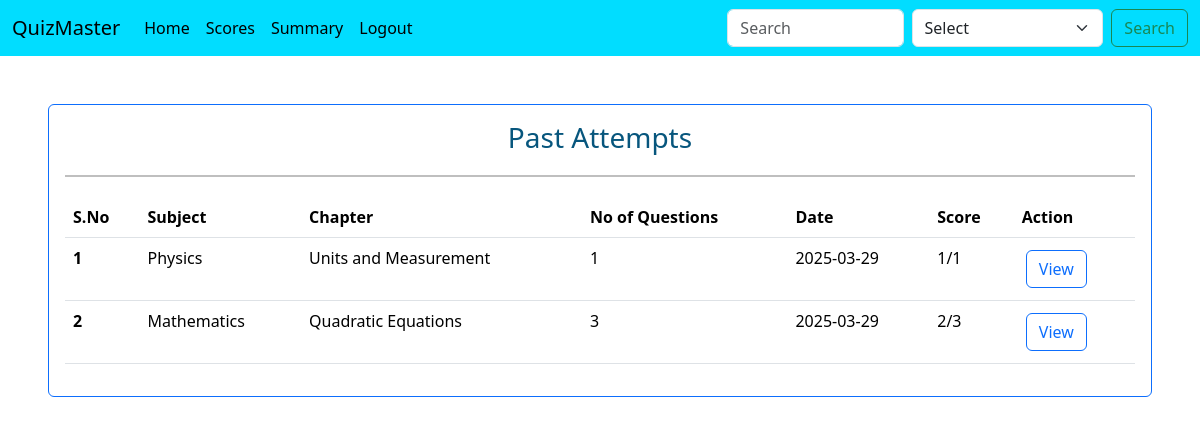
/scores (signed in), run on an earlier commit of the app's database.
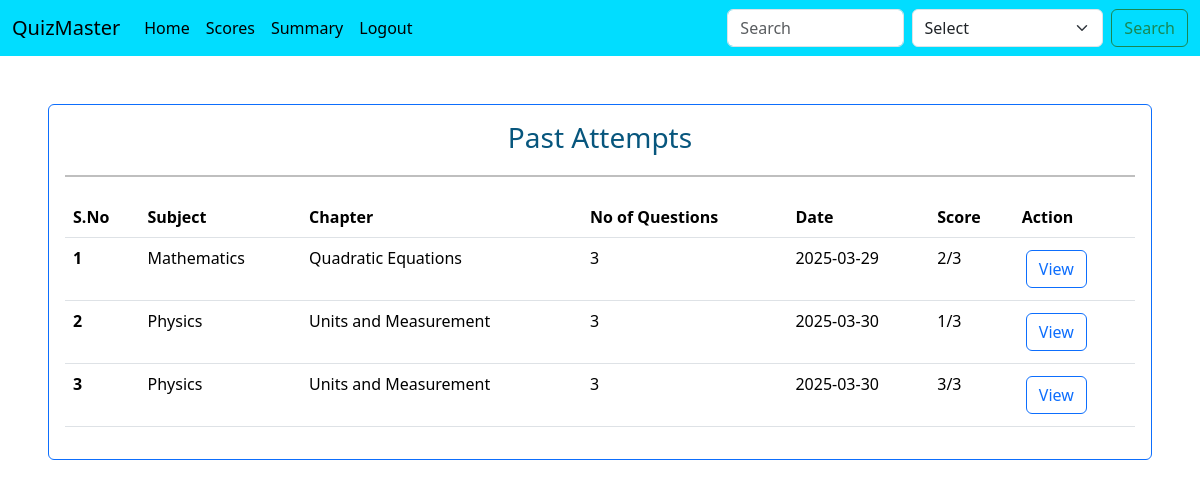
And on a later commit of the database.
### controllers/database.py (models this page shows)
class Result(db.Model):
    __tablename__ = 'results'
    id = db.Column(db.Integer, primary_key=True, autoincrement=True)
    quiz_id = db.Column(db.Integer, db.ForeignKey('quiz.id'), nullable=False)
    score = db.Column(db.Integer, nullable=False)
    time_stamp_of_attempt = db.Column(db.Integer, nullable=False)
    user_id = db.Column(db.Integer, db.ForeignKey('user.id'), nullable=False)

class Subject(db.Model):
    id = db.Column(db.Integer, primary_key=True , autoincrement=True)
    name = db.Column(db.String(100), nullable=False)
    description = db.Column(db.Text, nullable=True)
    chapters = db.relationship('Chapter', backref='subject', lazy=True, cascade="all, delete-orphan")

class Chapter(db.Model):
    id = db.Column(db.Integer, primary_key=True, autoincrement=True)
    name = db.Column(db.String(100), nullable=False)
    subject_id = db.Column(db.Integer, db.ForeignKey('subject.id'), nullable=False)
    description = db.Column(db.Text, nullable=True)
    quizzes = db.relationship('Quiz', backref='chapter', lazy=True, cascade="all, delete-orphan")

class Quiz(db.Model):
    id = db.Column(db.Integer, primary_key=True, autoincrement=True)
    name = db.Column(db.String(100), nullable=False)
    chapter_id = db.Column(db.Integer, db.ForeignKey('chapter.id'), nullable=False)
    date_of_quiz = db.Column(db.Date , nullable=False)
    duration = db.Column(db.Integer, nullable=False)
    remarks = db.Column(db.Text, nullable=True)
    questions = db.relationship('Question', backref='quiz', lazy=True, cascade="all, delete-orphan")
    results = db.relationship('Result', backref='quiz', lazy=True, cascade="all, delete-orphan")

### controllers/routes.py (the view)
@app.route("/scores")
def scores():
    if session.get('user_role', None) == 'user':
        user_email = session.get('user_email', None)
        user = User.query.filter_by(user_email = user_email).first()
        if not user:
            flash("User not found")
            return redirect(url_for("home"))
        results = Result.query.filter_by(user_id = user.id).all()
        return render_template("scores.html",results = results)
    else:
        flash("You are not authorized to access this page")
        return redirect(url_for("home"))

### controllers/edit_routes.py (called while the page is built)
def quiz_questions(quiz_id):
    quiz = Quiz.query.filter_by(id = quiz_id).first()
    no_of_questions = len(quiz.questions)
    return no_of_questions

### templates/scores.html (shortened to what this page needs)
{% extends 'base.html' %}
{% block body %}
<div>
    <div class="card border-primary m-5">
        <div class="card-body">
            <h3 class="text-center" style="color: #07567d;">Past Attempts </h3>
            <hr style="border: 1px solid #000; width: 100%; margin: 20px auto;">
            <table class="table table-hover">
                <thead>
                <tr>
                    <th scope="col">S.No</th>
                    <th scope="col">Subject</th>
                    <th scope="col">Chapter</th>
                    <th scope="col">No of Questions</th>
                    <th scope="col">Date</th>
                    <th scope="col">Score</th>
                    <th scope="col">Action</th>
                </tr>
                </thead>
                <tbody>
                {% for result in results %}
                    <tr>
                        <th scope="row">{{loop.index}} </th>
                        <td>{{result.quiz.chapter.subject.name}}</td>
                        <td>{{result.quiz.chapter.name}}</td>
                        <td>{{quiz_questions(result.quiz.id)}}</td>
                        <td>{{result.quiz.date_of_quiz}}</td>
                        <td>{{result.score}}/{{quiz_questions(result.quiz.id)}}</td>
                        <td>
                            <a class="btn btn-outline-primary m-1" href="{{url_for('result_view', quiz_id = result.quiz_id)}}" role="button">View</a>
                        </td>
                    </tr>
                {% endfor %}
                </tbody>
            </table>
        </div>
    </div>
</div>
{% endblock body %}

### templates/base.html (shortened to what this page needs)
<!doctype html>
<html lang="en">
  <head>
    <link href="https://cdn.jsdelivr.net/npm/bootstrap@5.3.3/dist/css/bootstrap.min.css" rel="stylesheet">
  </head>
  <body>
    {% include 'navbar.html' %}
    {% block body %}
    {% endblock body %}
  </body>
</html>

### templates/navbar.html (shortened to what this page needs)
<nav class="navbar navbar-expand-lg " style="background-color: #01ddff;">
    <div class="container-fluid">
      <a class="navbar-brand" href="#">QuizMaster</a>
      <div class="collapse navbar-collapse" id="navbarScroll">
        <ul class="navbar-nav me-auto my-2 my-lg-0 navbar-nav-scroll" style="--bs-scroll-height: 100px;">
          {% if not session.get('user_email',None) %}
            <li class="nav-item">
              <a class="nav-link" href= "{{ url_for('login') }}" >Login</a>
            </li>
            <li class="nav-item">
              <a class="nav-link" href="{{ url_for('register')}}">Register</a>
            </li>
          {% else %}
            {% if session.get('user_role', None) == 'admin' %}
              <li class="nav-item">
                <a class="nav-link active" aria-current="page" href="{{ url_for('home')}}">Home</a>
              </li>
              <li class="nav-item">
                <a class = "nav-link active" aria-current="page" href="{{url_for('users')}}">Users</a>
              </li>
              <li class="nav-item">
                <a class = "nav-link active" aria-current="page" href="{{url_for('quiz_management')}}">Quiz</a>
              </li>
              <li class="nav-item">
                <a class = "nav-link active" aria-current="page" href="{{url_for('summary')}}">Summary</a>
              </li>
              <li class="nav-item">
                <a class="nav-link active" aria-current="page" href="{{ url_for('logout')}}">Logout</a>
              </li>
            {% else %}
            <li class="nav-item">
              <a class="nav-link active" aria-current="page" href="{{ url_for('home')}}">Home</a>
            </li>
              <li class="nav-item">
                <a class = "nav-link active" aria-current="page" href="{{url_for('scores')}}">Scores</a>
              </li>
              <li class="nav-item">
                <a class = "nav-link active" aria-current="page" href="{{url_for('summary')}}">Summary</a>
              </li>
              <li class="nav-item">
                <a class="nav-link active" aria-current="page" href="{{ url_for('logout')}}">Logout</a>
              </li>
            {% endif %}
          {% endif %}
        {% if session.get('user_role', None)%}
          </ul>
          <form class="d-flex" role="search" action="{{url_for('search')}}">
            <input class="form-control me-2" type="search" placeholder="Search" aria-label="Search" name="search">
            {% if session.get('user_role', None) == 'admin' %}
              <select class="form-select me-2" aria-label="Default select example" name="search_type">
                <option selected>Select</option>
                <option value="user">User</option>
                <option value="subject">Subject</option>
                <option value="chapter">Chapter</option>
                <option value="quiz">Quiz</option>
                <option value="question">Question</option>
              </select>
              {% elif session.get('user_role', None) == 'user' %}
              <select class="form-select me-2" aria-label="Default select example" name="search_type">
                <option selected>Select</option>
              </select>
            {% endif %}
            <input class="btn btn-outline-success" type="submit" value="Search">
          </form>
        {% endif %}
      </div>
    </div>
  </nav>

What changed in the data, as far as the page shows it:
removed Result: quiz.chapter.subject.name "Physics", quiz.chapter.name "Units and Measurement", quiz.date_of_quiz "2025-03-29", score "1"
removed Quiz: id "1"
added Result: quiz.chapter.subject.name "Physics", quiz.chapter.name "Units and Measurement", quiz.date_of_quiz "2025-03-30", score "1"
added Quiz: id "3"
added Result: quiz.chapter.subject.name "Physics", quiz.chapter.name "Units and Measurement", score "3", quiz.date_of_quiz "2025-03-30"
